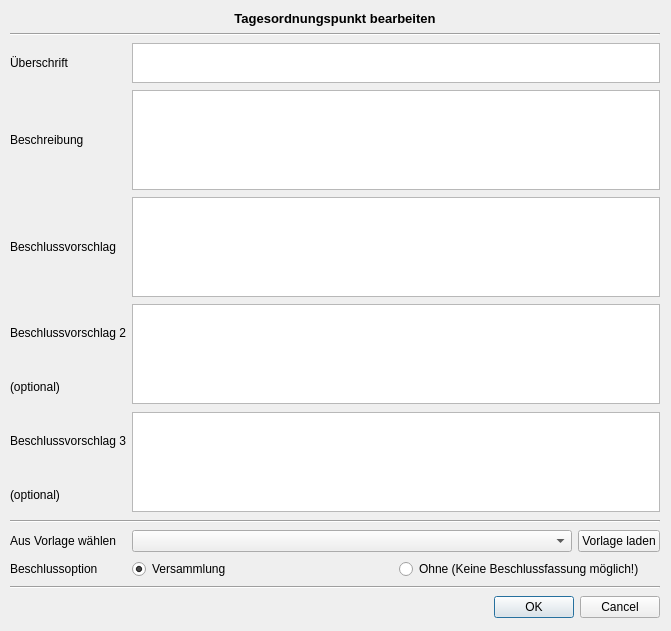
<?xml version="1.0" encoding="UTF-8"?>
<ui version="4.0">
 <class>AgendaItemSettings</class>
 <widget class="QDialog" name="AgendaItemSettings">
  <property name="geometry">
   <rect>
    <x>0</x>
    <y>0</y>
    <width>671</width>
    <height>631</height>
   </rect>
  </property>
  <property name="windowTitle">
   <string>Dialog</string>
  </property>
  <widget class="QWidget" name="gridLayoutWidget">
   <property name="geometry">
    <rect>
     <x>10</x>
     <y>10</y>
     <width>650</width>
     <height>611</height>
    </rect>
   </property>
   <layout class="QGridLayout" name="gridLayout">
    <item row="7" column="1" rowspan="2" colspan="2">
     <widget class="QTextEdit" name="suggestion3">
      <property name="minimumSize">
       <size>
        <width>0</width>
        <height>100</height>
       </size>
      </property>
      <property name="maximumSize">
       <size>
        <width>16777215</width>
        <height>100</height>
       </size>
      </property>
      <property name="acceptRichText">
       <bool>false</bool>
      </property>
     </widget>
    </item>
    <item row="3" column="0">
     <widget class="QLabel" name="label_3">
      <property name="sizePolicy">
       <sizepolicy hsizetype="Fixed" vsizetype="Fixed">
        <horstretch>0</horstretch>
        <verstretch>0</verstretch>
       </sizepolicy>
      </property>
      <property name="text">
       <string>Beschreibung</string>
      </property>
     </widget>
    </item>
    <item row="9" column="0" colspan="3">
     <widget class="Line" name="line">
      <property name="orientation">
       <enum>Qt::Horizontal</enum>
      </property>
     </widget>
    </item>
    <item row="11" column="0">
     <widget class="QLabel" name="label_9">
      <property name="text">
       <string>Aus Vorlage wählen</string>
      </property>
     </widget>
    </item>
    <item row="7" column="0">
     <widget class="QLabel" name="label_6">
      <property name="sizePolicy">
       <sizepolicy hsizetype="Fixed" vsizetype="Fixed">
        <horstretch>0</horstretch>
        <verstretch>0</verstretch>
       </sizepolicy>
      </property>
      <property name="text">
       <string>Beschlussvorschlag 3</string>
      </property>
     </widget>
    </item>
    <item row="5" column="0">
     <widget class="QLabel" name="label_5">
      <property name="sizePolicy">
       <sizepolicy hsizetype="Fixed" vsizetype="Fixed">
        <horstretch>0</horstretch>
        <verstretch>0</verstretch>
       </sizepolicy>
      </property>
      <property name="text">
       <string>Beschlussvorschlag 2</string>
      </property>
     </widget>
    </item>
    <item row="8" column="0">
     <widget class="QLabel" name="label_8">
      <property name="sizePolicy">
       <sizepolicy hsizetype="Fixed" vsizetype="Fixed">
        <horstretch>0</horstretch>
        <verstretch>0</verstretch>
       </sizepolicy>
      </property>
      <property name="text">
       <string>(optional)</string>
      </property>
     </widget>
    </item>
    <item row="6" column="0">
     <widget class="QLabel" name="label_7">
      <property name="sizePolicy">
       <sizepolicy hsizetype="Fixed" vsizetype="Fixed">
        <horstretch>0</horstretch>
        <verstretch>0</verstretch>
       </sizepolicy>
      </property>
      <property name="text">
       <string>(optional)</string>
      </property>
     </widget>
    </item>
    <item row="11" column="1">
     <widget class="QComboBox" name="patterns"/>
    </item>
    <item row="4" column="0">
     <widget class="QLabel" name="label_4">
      <property name="sizePolicy">
       <sizepolicy hsizetype="Fixed" vsizetype="Fixed">
        <horstretch>0</horstretch>
        <verstretch>0</verstretch>
       </sizepolicy>
      </property>
      <property name="text">
       <string>Beschlussvorschlag</string>
      </property>
     </widget>
    </item>
    <item row="0" column="0" colspan="3">
     <widget class="QLabel" name="label">
      <property name="sizePolicy">
       <sizepolicy hsizetype="Preferred" vsizetype="Fixed">
        <horstretch>0</horstretch>
        <verstretch>0</verstretch>
       </sizepolicy>
      </property>
      <property name="font">
       <font>
        <family>MS Shell Dlg 2</family>
        <pointsize>10</pointsize>
        <weight>75</weight>
        <bold>true</bold>
       </font>
      </property>
      <property name="text">
       <string>Tagesordnungspunkt bearbeiten</string>
      </property>
      <property name="alignment">
       <set>Qt::AlignCenter</set>
      </property>
     </widget>
    </item>
    <item row="11" column="2">
     <widget class="QPushButton" name="insertPattern">
      <property name="sizePolicy">
       <sizepolicy hsizetype="Fixed" vsizetype="Fixed">
        <horstretch>0</horstretch>
        <verstretch>0</verstretch>
       </sizepolicy>
      </property>
      <property name="text">
       <string>Vorlage laden</string>
      </property>
     </widget>
    </item>
    <item row="2" column="0">
     <widget class="QLabel" name="label_2">
      <property name="sizePolicy">
       <sizepolicy hsizetype="Fixed" vsizetype="Fixed">
        <horstretch>0</horstretch>
        <verstretch>0</verstretch>
       </sizepolicy>
      </property>
      <property name="text">
       <string>Überschrift</string>
      </property>
     </widget>
    </item>
    <item row="3" column="1" colspan="2">
     <widget class="QTextEdit" name="description">
      <property name="minimumSize">
       <size>
        <width>0</width>
        <height>100</height>
       </size>
      </property>
      <property name="maximumSize">
       <size>
        <width>16777215</width>
        <height>100</height>
       </size>
      </property>
      <property name="acceptRichText">
       <bool>false</bool>
      </property>
     </widget>
    </item>
    <item row="2" column="1" colspan="2">
     <widget class="QTextEdit" name="header">
      <property name="maximumSize">
       <size>
        <width>16777215</width>
        <height>40</height>
       </size>
      </property>
      <property name="acceptRichText">
       <bool>false</bool>
      </property>
     </widget>
    </item>
    <item row="4" column="1" colspan="2">
     <widget class="QTextEdit" name="suggestion">
      <property name="minimumSize">
       <size>
        <width>0</width>
        <height>100</height>
       </size>
      </property>
      <property name="maximumSize">
       <size>
        <width>16777215</width>
        <height>100</height>
       </size>
      </property>
      <property name="acceptRichText">
       <bool>false</bool>
      </property>
     </widget>
    </item>
    <item row="5" column="1" rowspan="2" colspan="2">
     <widget class="QTextEdit" name="suggestion2">
      <property name="minimumSize">
       <size>
        <width>0</width>
        <height>100</height>
       </size>
      </property>
      <property name="maximumSize">
       <size>
        <width>16777215</width>
        <height>100</height>
       </size>
      </property>
      <property name="acceptRichText">
       <bool>false</bool>
      </property>
     </widget>
    </item>
    <item row="19" column="0" colspan="3">
     <widget class="QDialogButtonBox" name="buttonBox">
      <property name="orientation">
       <enum>Qt::Horizontal</enum>
      </property>
      <property name="standardButtons">
       <set>QDialogButtonBox::Cancel|QDialogButtonBox::Ok</set>
      </property>
     </widget>
    </item>
    <item row="18" column="0" colspan="3">
     <widget class="Line" name="line_2">
      <property name="orientation">
       <enum>Qt::Horizontal</enum>
      </property>
     </widget>
    </item>
    <item row="1" column="0" colspan="3">
     <widget class="Line" name="line_3">
      <property name="orientation">
       <enum>Qt::Horizontal</enum>
      </property>
     </widget>
    </item>
    <item row="15" column="0">
     <widget class="QLabel" name="label_10">
      <property name="sizePolicy">
       <sizepolicy hsizetype="Preferred" vsizetype="Fixed">
        <horstretch>0</horstretch>
        <verstretch>0</verstretch>
       </sizepolicy>
      </property>
      <property name="text">
       <string>Beschlussoption</string>
      </property>
     </widget>
    </item>
    <item row="15" column="1" colspan="2">
     <layout class="QHBoxLayout" name="horizontalLayout" stretch="0,0">
      <property name="sizeConstraint">
       <enum>QLayout::SetFixedSize</enum>
      </property>
      <item>
       <widget class="QRadioButton" name="mitBeschlussoption">
        <property name="text">
         <string>Versammlung</string>
        </property>
        <property name="checked">
         <bool>true</bool>
        </property>
       </widget>
      </item>
      <item>
       <widget class="QRadioButton" name="ohneBeschlussoption">
        <property name="text">
         <string>Ohne (Keine Beschlussfassung möglich!)</string>
        </property>
        <property name="checked">
         <bool>false</bool>
        </property>
       </widget>
      </item>
     </layout>
    </item>
   </layout>
   <zorder>suggestion</zorder>
   <zorder>suggestion2</zorder>
   <zorder>suggestion3</zorder>
   <zorder>description</zorder>
   <zorder>label_2</zorder>
   <zorder>insertPattern</zorder>
   <zorder>label</zorder>
   <zorder>label_4</zorder>
   <zorder>patterns</zorder>
   <zorder>label_7</zorder>
   <zorder>label_8</zorder>
   <zorder>label_5</zorder>
   <zorder>label_6</zorder>
   <zorder>label_9</zorder>
   <zorder>line</zorder>
   <zorder>label_3</zorder>
   <zorder>header</zorder>
   <zorder>buttonBox</zorder>
   <zorder>line_2</zorder>
   <zorder>line_3</zorder>
   <zorder>label_10</zorder>
  </widget>
 </widget>
 <resources/>
 <connections>
  <connection>
   <sender>buttonBox</sender>
   <signal>accepted()</signal>
   <receiver>AgendaItemSettings</receiver>
   <slot>accept()</slot>
   <hints>
    <hint type="sourcelabel">
     <x>248</x>
     <y>254</y>
    </hint>
    <hint type="destinationlabel">
     <x>157</x>
     <y>274</y>
    </hint>
   </hints>
  </connection>
  <connection>
   <sender>buttonBox</sender>
   <signal>rejected()</signal>
   <receiver>AgendaItemSettings</receiver>
   <slot>reject()</slot>
   <hints>
    <hint type="sourcelabel">
     <x>316</x>
     <y>260</y>
    </hint>
    <hint type="destinationlabel">
     <x>286</x>
     <y>274</y>
    </hint>
   </hints>
  </connection>
 </connections>
</ui>
